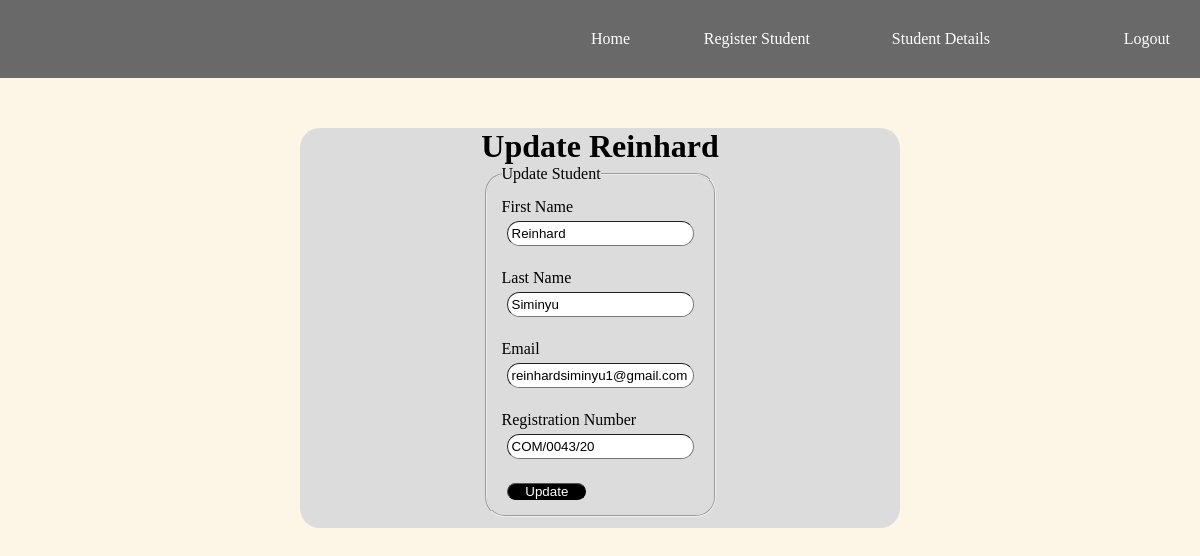
Screenshot of /updateStd/7 (signed in) with the database file from the repository.
### MyApp/models.py (models this page shows, shortened)
class addStudent(models.Model):
    first_name=models.CharField(max_length=100,blank=False,null=False)
    last_name=models.CharField(max_length=100,blank=False,null=False)
    std_email=models.EmailField()
    std_regNo=models.CharField(max_length=100,blank=False,null=False)

### MyApp/views.py (the view)
# urls.py: path('updateStd/<int:pk>',views.updateStd,name="updatestd"),
def updateStd(request,pk):
    stud=get_object_or_404(addStudent,pk=pk)
    if request.method=='POST':
        new_fname=request.POST.get('fname')
        new_lname=request.POST.get('lname')
        new_email=request.POST.get('email')
        new_regNo=request.POST.get('regNo')
        stud.first_name=new_fname
        stud.last_name=new_lname
        stud.std_email=new_email
        stud.std_regNo=new_regNo
        stud.save()
        return redirect('fetchstd')
    else:
        context={'std':stud}
        return render(request, 'MyApp/updatestd.html',context)

### MyApp/templates/MyApp/updatestd.html (shortened to what this page needs)
{% extends 'MyApp/base.html' %}
{% load static %}
    {% block content %}
<div class="form-container">
    <div class="form-div">
        <h1>Update {{ std.first_name }}</h1>
    <form action="" method="post">
        <fieldset>
            <legend>Update Student</legend>
                <label for="fname">First Name</label>
            <input type="text" name="fname" value="{{std.first_name}}"><br>
             <label for="lname">Last Name</label>
            <input type="text" name="lname" value="{{std.last_name}}" ><br>
             <label for="email">Email</label>
            <input type="email" name="email" value="{{std.std_email}}" ><br>
             <label for="regNo">Registration Number</label>
            <input type="text" name="regNo" value="{{std.std_regNo}}" ><br>
            <button type="submit">Update</button>
        </fieldset>
    </form>
    </div>
</div>
{% endblock %}

### MyApp/static/MyApp/Styles/styles.css (style rules this page uses)
.form-container { width: 50%; margin: auto; height: 400px; background-color: gainsboro; border-radius: 20px; }
h1 { margin-top: 50px; text-align: center; }
.form-div { width: 50%; margin: 0 auto; }
fieldset { margin: 0 auto; width: 50%; align-content: center; border-radius: 20px; padding: 15px; }
input { margin: 5px; display: block; border-radius: 25px; padding: 4px; border-width: 1px; }
button { margin-left: 3%; width: 40%; border-radius: 25px; color: white; text-align: center; background-color: black; border-width: 1px; }

### MyApp/static/MyApp/Styles/base_styles.css (style rules this page uses)
* { padding: 0; margin: 0; }
body { background-color: oldlace; background-position: center; background-size: cover; background-position: center; box-sizing: border-box; }

### rows the page displays
addStudent: first_name "Reinhard", fname "Reinhard", lname "Siminyu", email "reinhardsiminyu1@gmail.com", regNo "COM/0043/20"
